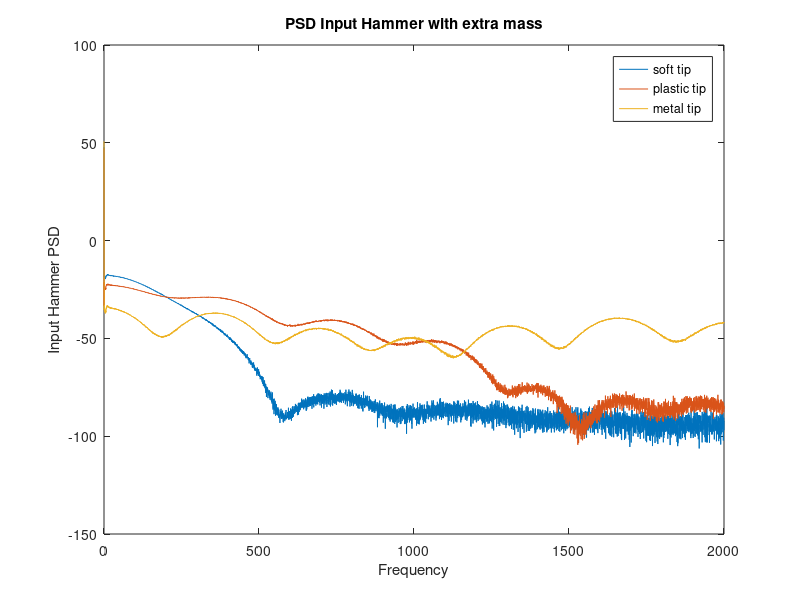
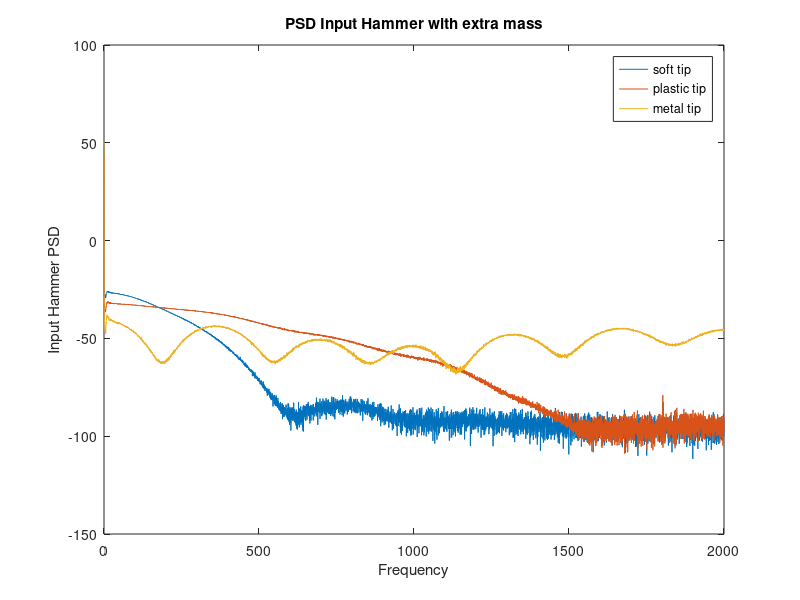
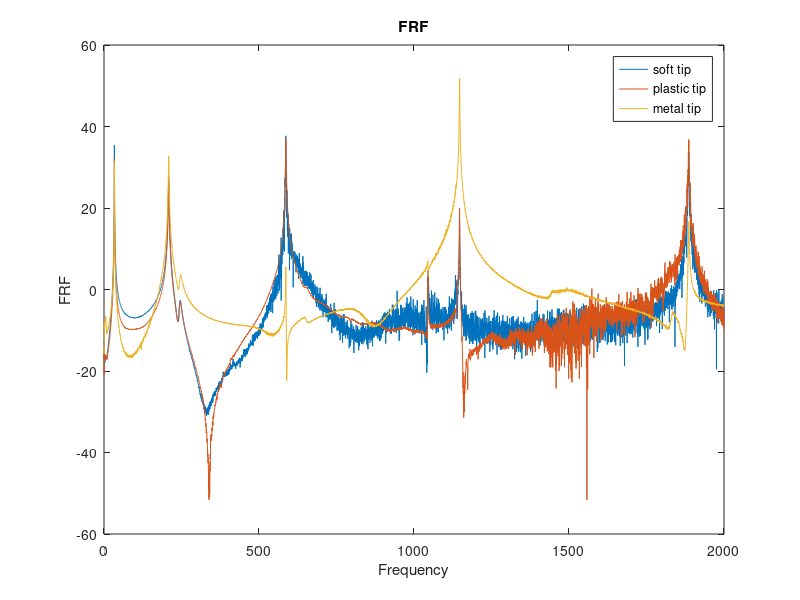
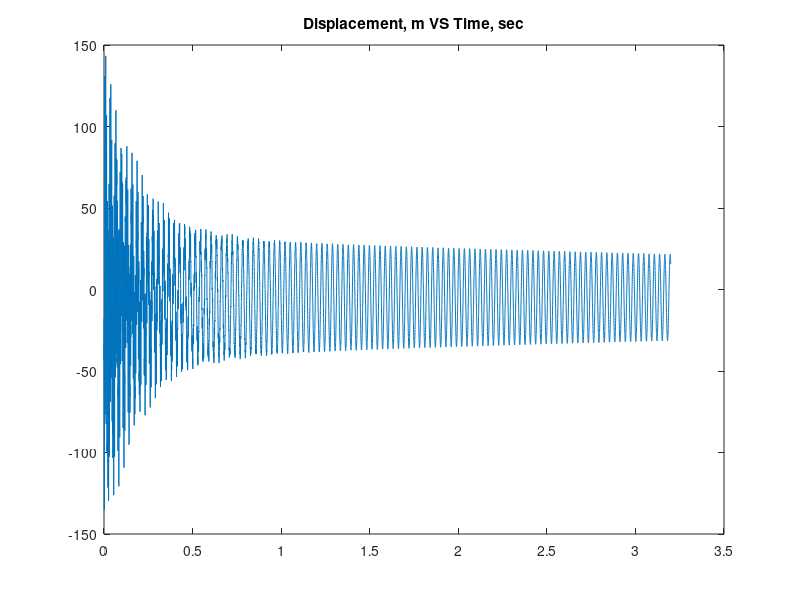

MATLAB code for these plots, in order:
%% Frequency and Time domain methods to find damping, natural frequency in the cantilever beam
clc; clear all; close all;

%% Hammer_Power spectrum  with extra mass on hammer
load kistler_soft_bl_extmass.mat
figure
plot(Freq_domain,20*log10(PSD_chan_1))

load kistler_pltk_bl_extmass.mat
hold on
plot(Freq_domain,20*log10(PSD_chan_1))

load kistler_metal_extmass.mat
hold on
plot(Freq_domain,20*log10(PSD_chan_1))
title('PSD Input Hammer with extra mass')
xlabel('Frequency'); ylabel('Input Hammer PSD')
legend('soft tip','plastic tip','metal tip')
hold off

%% %% Hammer_Power spectrum  with no extra mass on hammer
load kistler_soft_bl_noextmass.mat
figure
plot(Freq_domain,20*log10(PSD_chan_1))

load kistler_pltk_bl_noextmass.mat
hold on
plot(Freq_domain,20*log10(PSD_chan_1))

load kistler_metal_noextmass.mat
hold on
plot(Freq_domain,20*log10(PSD_chan_1))
hold off
title('PSD Input Hammer with extra mass')
xlabel('Frequency'); ylabel('Input Hammer PSD')
legend('soft tip','plastic tip','metal tip')

%% Frequency Domain technique, Quadrature peak-picking method
% zeta = (wb-wa)/2wd;  wn = wd/sqrt(1-zeta^2)
load kistler_soft_bl_noextmass.mat
figure
plot(Freq_domain,20*log10(abs(Hf_chan_2)))

load kistler_pltk_bl_noextmass.mat
hold on
plot(Freq_domain,20*log10(Hf_chan_2))

load kistler_metal_noextmass.mat
hold on
plot(Freq_domain,20*log10(Hf_chan_2))

hold off
title('FRF')
xlabel('Frequency'); ylabel('FRF')
legend('soft tip','plastic tip','metal tip')


%% Time Domain method, log decrement method
% d=(1/n)*log(x(1)/x(n));
% Td=(Time_domain(n)-Time_domain(1))/(n-1);
% Wd=(2*pi)/Td ;
% zeta=d/(sqrt((4*pi^2)+d^2));
% Wn=Wd*sqrt(1-zeta^2);
% ccr=2*sqrt(k*m);
% c=ccr*zeta;

load kistler_soft_bl_noextmass.mat
% figure
% plot(Time_domain,Time_chan_2*9.81)
% title('Acceleration, m/sec^2 VS Time, sec')
wd = (2*pi)/Time_domain(end);
Acc_soft = Time_chan_2*9.81;
Dis_soft = Acc_soft/wd^2;
figure
plot(Time_domain,Dis_soft)
title('Displacement, m VS Time, sec')

load kistler_pltk_bl_noextmass.mat
% figure
% plot(Time_domain,Time_chan_2*9.81,'r')
Acc_pltk = Time_chan_2*9.81;
Dis_pltk = Acc_soft/wd^2;
figure
plot(Time_domain,Dis_pltk)
title('Displacement, m VS Time, sec')

load kistler_metal_noextmass.mat
% figure
% plot(Time_domain,Time_chan_2*9.81)
Acc_metal = Time_chan_2*9.81;
Dis_metal = Acc_soft/wd^2;
figure
plot(Time_domain,Dis_metal)
title('Displacement, m VS Time, sec')

% title('FRF')
% xlabel('Frequency'); ylabel('FRF')
% legend('soft tip','plastic tip','metal tip')



